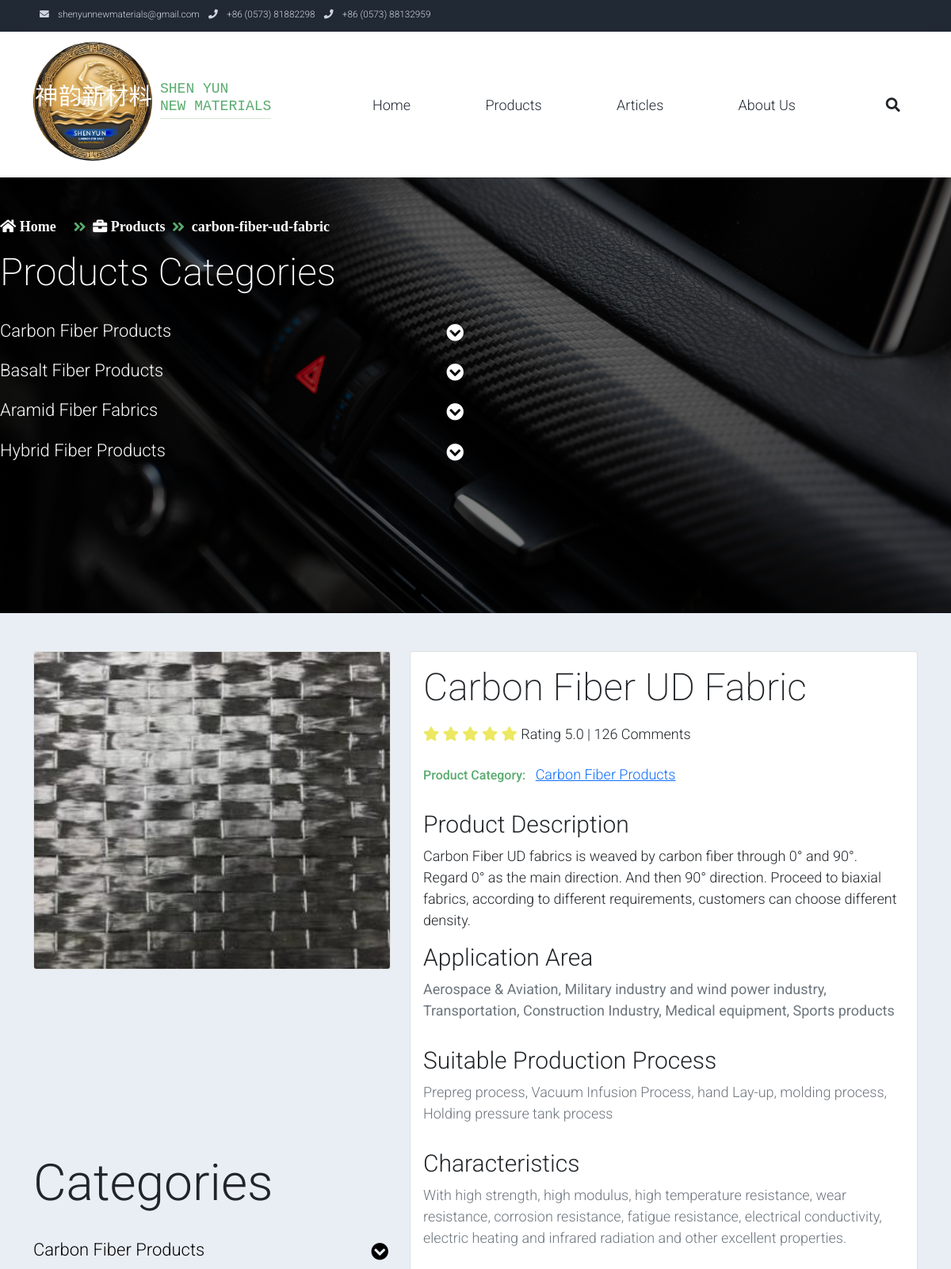
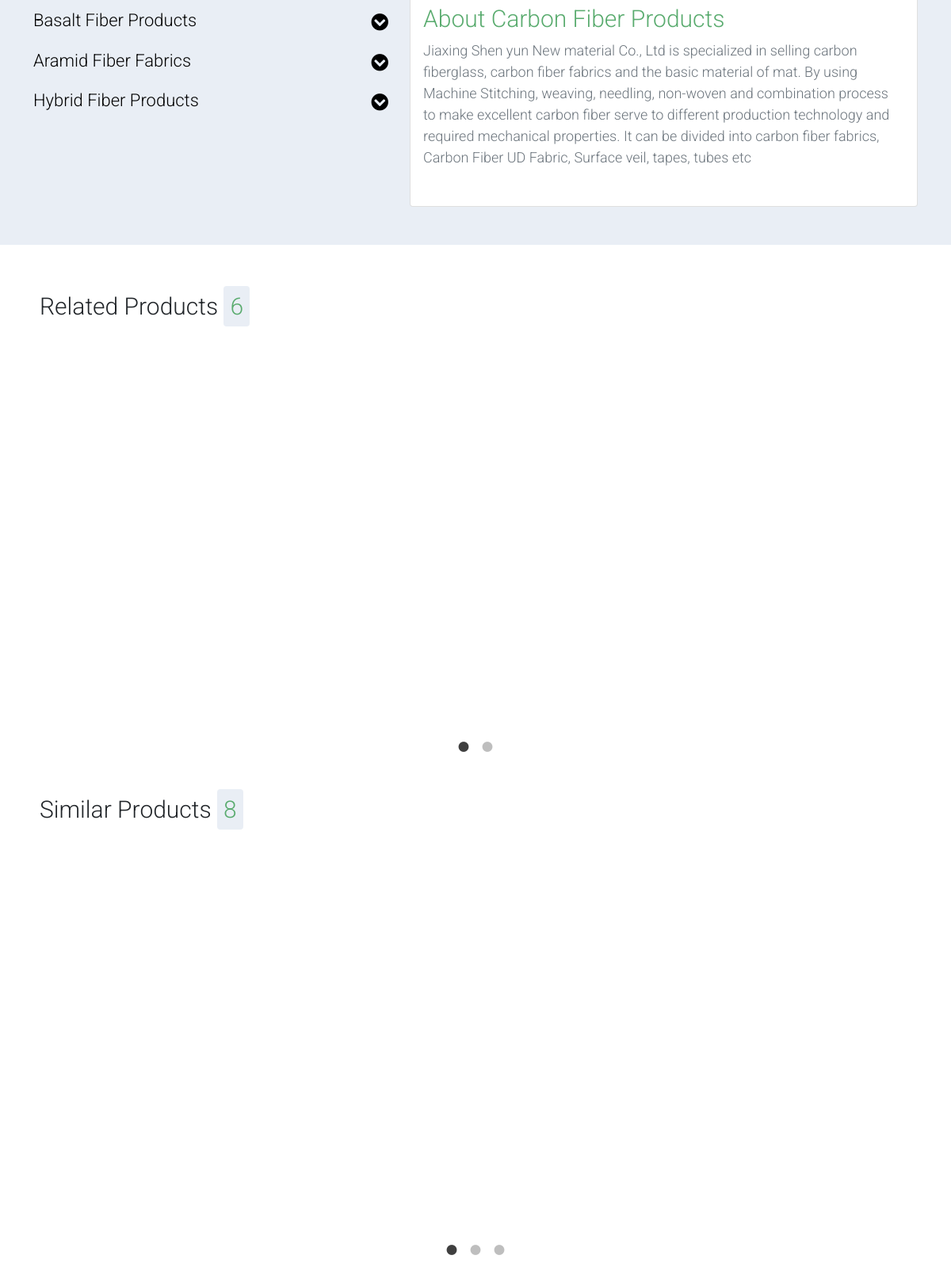
/products/carbon-fiber-ud-fabric/ (upper part), run on the app's committed database (2 pictures, top to bottom).
### store/models.py (models this page shows, shortened)
class Product(models.Model):
    STATUS_CHOICES = [
        ('DRAFT', "Draft"),
        ('PUBLISHED', 'Published'),
    ]
    name = models.CharField(max_length=250)
    product_category = models.ForeignKey(ProductCategory, on_delete=models.CASCADE)
    description = models.TextField()
    slug = models.SlugField()
    image_one = models.ImageField(verbose_name="First Image")
    image_two = models.ImageField(null=True, blank=True, verbose_name="Second Image")
    image_three = models.ImageField(null=True, blank=True, verbose_name="Third Image")
    created_on = models.DateTimeField(auto_now_add=True, blank=True, null=True)
    published_on = models.DateTimeField(auto_now=True, blank=True, null=True)
    status = models.CharField(max_length=10, choices=STATUS_CHOICES, default="DRAFT")
    class Meta:
        ordering = ("-published_on",)
        verbose_name_plural = "Products"

class ProductCategory(models.Model):
    name = models.CharField(max_length=250, unique=True)
    description = models.TextField()
    application_area = models.TextField()
    suitable_production_process = models.TextField()
    characteristics = models.TextField()
    created = models.DateTimeField(auto_now_add=True, blank=True, null=True)
    class Meta:
        ordering = ("-created",)
        verbose_name_plural = "Products Categories"

### store/views.py (the view)
# urls.py: path("products/<slug:slug>/", product_details, name='product_details'),
def product_details(request, slug):
    import random
    item = Product.objects.filter(slug__iexact=slug, status='PUBLISHED')
    if item.exists():
        item = item.first()
    else:
        return HttpResponse('<h1>Product Not Found <a href="/products/">View all Products</a></h1>')
    comments = random.randint(44, 250)
    rate = round(random.uniform(4.8, 5.0), 1)
    related_catalogue_name = item.product_category.name
    related_products = Product.objects.filter(product_category__name=related_catalogue_name, status='PUBLISHED').exclude(slug__iexact=slug).order_by('?')
    none_related = Product.objects.filter(status='PUBLISHED').exclude(product_category__name=related_catalogue_name).order_by("?")[:8]
    context = {'item': item, "related_products": related_products, "none_related": none_related, "comments": comments, "rate": rate}
    return render(request, "store/shop-single.html", context)

### store/templates/store/shop-single.html (shortened to what this page needs)
{% extends 'base.html' %}
{% block content %}
{% load static %}
<link rel="stylesheet" type="text/css" href="{% static 'store/css/slick.min.css' %}">
<link rel="stylesheet" type="text/css" href="{% static 'store/css/slick-theme.css' %}">
    <section class="bg-light">
        <div class="container pb-5">
            <div class="row">
                <div class="col-lg-5 mt-5">
                    <div class="card mb-3">
                        <img class="card-img img-fluid" src="{{item.image_one.url}}" id="product-detail" draggable="false">
                    </div>
                    <div class="row">
                        <div id="multi-item-example" class="col-10 carousel slide carousel-multi-item" data-bs-ride="carousel">
                            <div class="carousel-inner product-links-wap" role="listbox">
                                <div class="carousel-item active">
                                    <div class="row">
                                        {% if item.image_one.url %}
                                        <div class="col-4">
                                            <img src="{{item.image_one.url}}" role="button" class=" h-100 w-100 rounded img-fluid borderMe" draggable="false">
                                        </div>
                                        {% endif %}
                                        {% if item.image_two %}
                                        <div class="col-4">
                                            <img src="{{item.image_two.url}}" role="button" class=" h-100 w-100 rounded img-fluid" draggable="false">
                                        </div>
                                        {% endif %}
                                        {% if item.image_three %}
                                        <div class="col-4">
                                            <img src="{{item.image_three.url}}" role="button" class=" h-100 w-100 rounded img-fluid" draggable="false">
                                        </div>
                                        {% endif %}
                                    </div>
                                </div>
                            </div>
                        </div>
                    </div></br><br><br><br>
                    <h1 class="display-3 pb-4">Categories</h1>
                    <ul class="list-unstyled templatemo-accordion">
                        {% for products in product_catalogues %}
                        <li class="pb-3">
                            <a class="collapsed d-flex justify-content-between h3 text-decoration-none" href="#">
                                {{products.name}}
                                <i class="fa fa-fw fa-chevron-circle-down mt-1"></i>
                            </a>
                        </li>
                        {% endfor %}
                    </ul>
                </div>
                <div class="col-lg-7 mt-5">
                    <div class="card">
                        <div class="card-body">
                            <h1 class="h1">{{item.name}}</h1>
                            <p class="py-2">
                                <i class="fa fa-star text-warning"></i>
                                <i class="fa fa-star text-warning"></i>
                                <i class="fa fa-star text-warning"></i>
                                <i class="fa fa-star text-warning"></i>
                                {% if comments > 100 %}
                                <i class="fa fa-star text-warning"></i>
                                {% else %}
                                <i class="fa fa-star text-secondary"></i>
                                {% endif %}
                                <span class="list-inline-item text-dark">Rating {{rate}} | {{comments}} Comments</span>
                            </p>
                            <ul class="list-inline">
                                <li class="list-inline-item text-success">
                                    <h6>Product Category:</h6>
                                </li>
                                <li class="list-inline-item">
                                    <p class="text-muted"><a href="{% url 'products' %}?q={{item.product_category.name}}">{{item.product_category.name}}</a></p>
                                </li>
                            </ul>
                            <h6 class="h2">Product Description</h6>
                            <p>{{item.description}}</p>
                            <ul class="list-inline">
                                <li class="list-inline-item">
                                    <h6 class="h2">Application Area</h6>
                                </li>
                                <li class="list-inline-item">
                                    <p class="text-secondary"><strong>{{ item.product_category.application_area }}</strong></p>
                                </li>
                            </ul>
                            {% if item.product_category.suitable_production_process %}
                            <h6 class="h2">Suitable Production Process</h6>
                            <ul class="list-unstyled pb-3 text-secondary">
                                <li>{{item.product_category.suitable_production_process}}</li>
                            </ul>
                            {% endif %}
                            {% if item.product_category.characteristics %}
                            <h6 class="h2">Characteristics</h6>
                            <ul class="list-unstyled pb-3 text-secondary">
                                <li>{{item.product_category.characteristics}}</li>
                            </ul>
                            {% endif %}
                            {% if item.product_category.description %}
                            <h6 class="h2 text-success">About {{item.product_category.name}}</h6>
                            <ul class="list-unstyled pb-3 text-secondary">
                                <li>{{item.product_category.description}}</li>
                            </ul>
                            {% endif %}
                        </div>
                    </div>
                </div>
            </div>
        </div>
    </section>
    <section class="py-5">
        {% if related_products %}
        <div class="container">
            <div class="row text-left p-2 pb-3 mt-1">
                <h1 class="h2">Related Products <span class="bg-light text-success p-2 rounded">{{related_products|length }}</span></h1>
            </div>
            <div class="carousel-related-product row" id="products-display">
                {% for product in related_products %}
                <div class="p-2 pb-3 col-6 col-md-4">
                </div>
                {% endfor %}
            </div>
        </div></br><br>
        {% endif %}
        {% if none_related %}
        <div class="container">
            <div class="row text-left p-2 pb-3 mt-1">
                <h1 class="h2">Similar Products <span class="bg-light text-success p-2 rounded">{{none_related|length }}</span></h1>
            </div>
            <div class="carousel-related-product row" id="products-display">
                {% for product in none_related %}
                <div class="p-2 pb-3 col-6 col-md-4">
                </div>
                {% endfor %}
            </div>
        </div>
        {% endif %}
    </section>
{% endblock %}

### templates/base.html (shortened to what this page needs)
{% load static %}
<!DOCTYPE html>
<html lang="en">
<head>
    <link rel="stylesheet" href="{% static 'store/css/bootstrap.min.css' %}">
    <link rel="stylesheet" href="{% static 'store/css/templatemo.css' %}">
    <link rel="stylesheet" href="{% static 'store/css/custom.css' %}">
    <link rel="stylesheet" href="{% static 'store/css/fontawesome.min.css' %}">
</head>
<body>
    <nav class="navbar navbar-expand-lg bg-dark navbar-light d-none d-lg-block" id="templatemo_nav_top">
        <div class="container text-light">
            <div class="w-100 d-flex justify-content-between align-items-center">
                <div>
                    <i class="fa fa-envelope mx-2"></i>
                    <a class="navbar-sm-brand text-light text-decoration-none" href="mailto:shenyunnewmaterials@gmail.com">shenyunnewmaterials@gmail.com</a>
                    <i class="fa fa-phone mx-2"></i>
                    <a class="navbar-sm-brand text-light text-decoration-none" href="tel:+86 (0573) 81882298">+86 (0573) 81882298</a>
                    <i class="fa fa-phone mx-2"></i>
                    <a class="navbar-sm-brand text-light text-decoration-none" href="tel:+86 (0573) 88132959">+86 (0573) 88132959</a>
                </div>
            </div>
        </div>
    </nav>
    <nav class="navbar navbar-expand-lg navbar-light shadow">
        <div class="container d-flex justify-content-between align-items-center">
          <a id="logo-container" class="navbar-brand text-success logo h4 align-self-center d-flex justify-content-between align-items-center" href="{% url 'home' %}">
            <img class="rounded-circle" src="{% static './store/images/logo3.JPG' %}" alt=""><span>SHEN YUN<br>NEW MATERIALS<br><hr class="mt-1 mb-1"></span>
          </a>
          <div class="align-self-center collapse navbar-collapse flex-fill  d-lg-flex justify-content-lg-between" id="templatemo_main_nav">
            <div class="flex-fill">
              <ul class="nav navbar-nav d-flex justify-content-between mx-lg-auto">
                <li class="nav-item">
                  <a class="nav-link" href="{% url 'home' %}"> {% if request.path == '/' %} <i class="fas fa-home active  "></i>{% endif %} Home</a>
                </li>
                <li class="nav-item">
                  <a class="nav-link {% if request.path == '/products/' %} active {% endif %}" href="{% url 'products' %}">Products</a>
                </li>
                <li class="nav-item">
                  <a class="nav-link  {% if request.path == '/articles/' %} active {% endif %}" href="{% url 'news' %}">Articles</a>
                </li>
                <li class="nav-item">
                  <a class="nav-link {% if request.path == '/about/' %} active {% endif %}" href="{% url 'about' %}">About Us</a>
                </li>
              </ul>
            </div>
            <div class="navbar align-self-center d-flex">
              <a class="nav-icon d-none d-lg-inline" href="#" data-bs-toggle="modal" data-bs-target="#templatemo_search">
                <i class="fa fa-fw fa-search text-dark mr-2"></i>
              </a>
            </div>
          </div>
        </div>
      </nav>
    <div class="position-relative path template" style="background-image: linear-gradient(rgba(0, 0, 0, 0.5), rgba(0, 0, 0, 0.5)), url('{% static random_img %}');">
        <div class="position-absolute top-50 start-50 translate-middle overlay-conten w-100 h-100">
            <div class="row h-100">
                <div class="col-6 mt-5 text-white nav-width">
                    <ul class="list-unstyled d-flex justify-content-start align-items-center w-100">
                        <li><a href="{% url 'home' %}" class="text-decoration-none text-white"><i class="fas fa-home"> Home</i></a></li> &nbsp;&nbsp;
                        {% if request.path == '/news/' %}
                        &nbsp;&nbsp;<i class="fas fa-angle-double-right text-success"></i>&nbsp;&nbsp;<li><a href="{% url 'news' %}" class="text-decoration-none text-white"><i class="fas fa-bullhorn"> Articles</i></a></li>
                        &nbsp;&nbsp;<i class="fas fa-angle-double-right text-success"></i>&nbsp;&nbsp;{% elif request.path == '/products/' %}
                        &nbsp;&nbsp;<i class="fas fa-angle-double-right text-success"></i>&nbsp;&nbsp;<li><a href="{% url 'products' %}" class="text-decoration-none text-white">  <i class="fas fa-briefcase"> Products</i></a></li>
                        {% elif request.path == '/about/' %}
                        &nbsp;&nbsp;<i class="fas fa-angle-double-right text-success"></i>&nbsp;&nbsp;<li><a href="{% url 'about' %}" class="text-decoration-none text-white"><i class="fas fa-user"> About Us</i></a></li>
                        {% elif request.path != '/' %}
                        {% block navigation %}
                        {% with slug=request.path|slice:'10:-1' %}
                        &nbsp;&nbsp;<i class="fas fa-angle-double-right text-success"></i>&nbsp;&nbsp;<li><a href="{% url 'products' %}" class="text-decoration-none text-white"><i class="fas fa-briefcase"> Products</i></a></li>
                        &nbsp;&nbsp;<i class="fas fa-angle-double-right text-success"></i>&nbsp;&nbsp;<li><a href="" class="text-decoration-none text-white"><i class="fas fa-product"> {{slug}}</i></a></li>
                        {% endwith %}
                        {% endblock %}
                        {% endif %}
                    </ul>
                </div>
                <div class="col-lg-6 text-white h-100">
                    <h1 class="h1 pb-4">Products Categories</h1>
                    <ul class="list-unstyled templatemo-accordion h-100" style="overflow-y: auto; overflow-x: hidden; padding-bottom: 200px;">
                        {% for products in product_catalogues %}
                        <li class="mb-4">
                            <a class="collapsed d-flex justify-content-between text-white h3 text-decoration-none" href="#">
                                {{products.name}}
                                <i class="fa fa-fw fa-chevron-circle-down mt-1"></i>
                            </a>
                        </li>
                        {% endfor %}
                        <br><br><br>
                    </ul>
                </div>
            </div>
        </div>
    </div>
    {% block content %}
    {% endblock %}
</body>
</html>

### data on the page
Product: slug "carbon-fiber-ud-fabric", image_one (picture), image_two (picture), image_three (picture), name "Carbon Fiber UD Fabric", product_category.name "Carbon Fiber Products", description "Carbon Fiber UD fabrics is weaved by carbon fiber through 0° and 90°. Regard 0° as the main direction. And then 90° direction. Proceed to biaxial fabrics, according to different requirements, customers can choose different density.", product_category.application_area "Aerospace & Aviation, Military industry and wind power industry, Transportation, Construction Industry, Medical equipment, Sports products", product_category.suitable_production_process "Prepreg process, Vacuum Infusion Process, hand Lay-up, molding process, Holding pressure tank process", product_category.characteristics "With high strength, high modulus, high temperature resistance, wear resistance, corrosion resistance, fatigue resistance, electrical conductivity, electric heating and infrared radiation and other excellent properties.", product_category.description "Jiaxing Shen yun New material Co., Ltd is specialized in selling carbon fiberglass, carbon fiber fabrics and the basic material of mat. By using Machine Stitching, weaving, needling, non-woven and combination process to make excellent carbon fiber serve to different production technology and required mechanical properties. It can be divided into carbon fiber fabrics, Carbon Fiber UD Fabric, Surface veil, tapes, tubes etc"
ProductCategory: name "Carbon Fiber Products"
ProductCategory: name "Basalt Fiber Products"
ProductCategory: name "Aramid Fiber Fabrics"
ProductCategory: name "Hybrid Fiber Products"

### other printed values
{{ related_products|length }} "6"
{{ none_related|length }} "8"
